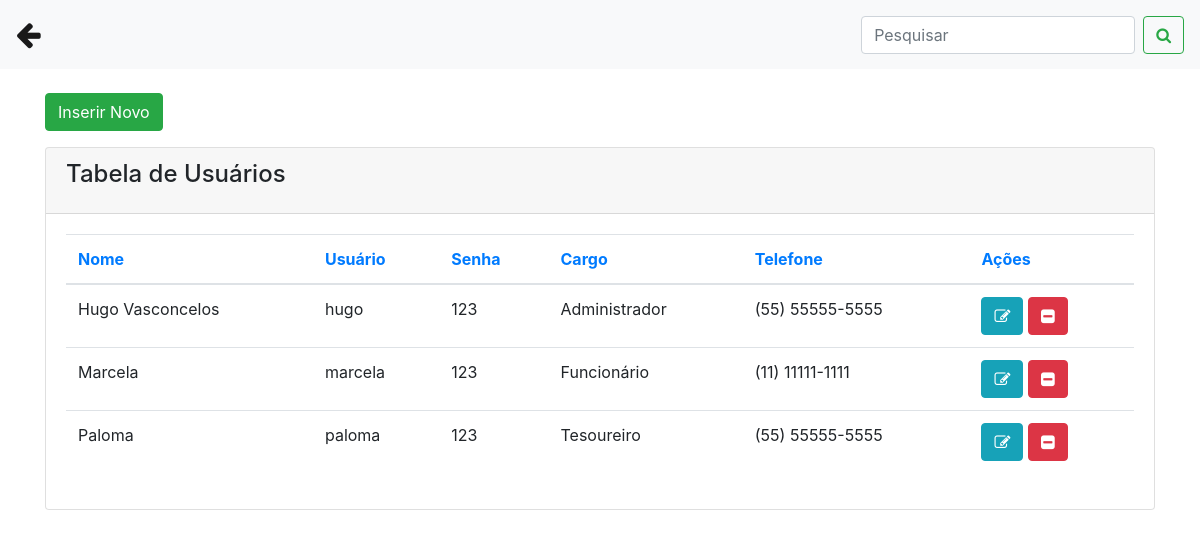
The app's page /usuarios.php with its own data.
### tables this page shows
CREATE TABLE `usuarios` (
  `id` int(11) NOT NULL,
  `nome` varchar(25) NOT NULL,
  `usuario` varchar(20) NOT NULL,
  `senha` varchar(20) NOT NULL,
  `cargo` varchar(25) NOT NULL,
  `id_funcionario` int(11) NOT NULL
);

CREATE TABLE `funcionarios` (
  `id` int(11) NOT NULL,
  `nome` varchar(25) NOT NULL,
  `cpf` varchar(18) NOT NULL,
  `telefone` varchar(15) NOT NULL,
  `endereco` varchar(35) NOT NULL,
  `cargo` varchar(20) NOT NULL,
  `data` date NOT NULL
);

### usuarios.php (the view, shortened to what this page needs)
<?php
include('conexao.php');
?>
<!DOCTYPE html>
<html>
<head>
 <link rel="stylesheet" href="https://stackpath.bootstrapcdn.com/bootstrap/4.1.3/css/bootstrap.min.css">
<link rel="stylesheet" href="https://cdnjs.cloudflare.com/ajax/libs/font-awesome/4.7.0/css/font-awesome.min.css">
</head>
<body>
  <nav class="navbar navbar-expand-lg navbar-light bg-light">
  <a class="navbar-brand" href="painel_admin.php"><big><big><i class="fa fa-arrow-left"></i></big></big></a>
  <div class="collapse navbar-collapse" id="conteudoNavbarSuportado">
    <form class="form-inline my-2 my-lg-0">
      <input name="txtpesquisar" class="form-control mr-sm-2" type="search" placeholder="Pesquisar" aria-label="Pesquisar">
      <button name="buttonPesquisar" class="btn btn-outline-success my-2 my-sm-0" type="submit"><i class="fa fa-search"></i></button>
    </form>
  </div>
</nav>
<div class="container">
      <br>
         <div class="row">
           <div class="col-sm-12">
            <button type="button" class="btn btn-success mb-3" data-toggle="modal" data-target="#modalExemplo">Inserir Novo </button>
           </div>
        </div>
          <div class="content">
            <div class="row">
              <div class="col-md-12">
                <div class="card">
                  <div class="card-header">
                    <h4 class="card-title"> Tabela de Usuários</h4>
                  </div>
                  <div class="card-body">
                    <div class="table-responsive">
                      <?php
                        if(isset($_GET['buttonPesquisar']) and $_GET['txtpesquisar'] != ''){
                          $nome = $_GET['txtpesquisar'] . '%';
                           $query = "select u.id, u.nome, u.usuario, u.senha, u.cargo, u.id_funcionario, f.telefone from usuarios as u INNER JOIN funcionarios as f ON u.id_funcionario = f.id where u.nome LIKE '$nome'  order by u.nome asc";
                        }else{
                         $query = "select u.id, u.nome, u.usuario, u.senha, u.cargo, u.id_funcionario, f.telefone from usuarios as u INNER JOIN funcionarios as f ON u.id_funcionario = f.id order by u.nome asc";
                        }
                        $result = mysqli_query($conexao, $query);
                        $row = mysqli_num_rows($result);
                        if($row == ''){
                            echo "<h3> Não existem dados cadastrados no banco </h3>";
                        }else{
                           ?>
                      <table class="table">
                        <thead class=" text-primary">
                          <th>
                            Nome
                          </th>
                          <th>
                            Usuário
                          </th>
                          <th>
                            Senha
                          </th>
                           <th>
                            Cargo
                          </th>
                            <th>
                            Telefone
                          </th>
                            <th>
                            Ações
                          </th>
                        </thead>
                        <tbody>
                         <?php
                          while($res_1 = mysqli_fetch_array($result)){
                            $nome = $res_1["nome"];
                            $telefone = $res_1["telefone"];
                            $senha = $res_1["senha"];
                            $usuario = $res_1["usuario"];
                            $cargo = $res_1["cargo"];
                            $id = $res_1["id"];
                            ?>
                            <tr>
                             <td><?php echo $nome; ?></td>
                             <td><?php echo $usuario; ?></td>
                             <td><?php echo $senha; ?></td>
                             <td><?php echo $cargo; ?></td>
                             <td><?php echo $telefone; ?></td>
                             <td>
                             <a class="btn btn-info" href="usuarios.php?func=edita&id=<?php echo $id; ?>"><i class="fa fa-pencil-square-o"></i></a>
                             <a class="btn btn-danger" href="usuarios.php?func=deleta&id=<?php echo $id; ?>"><i class="fa fa-minus-square"></i></a>
                             </td>
                            </tr>
                            <?php
                              }
                            ?>
                        </tbody>
                      </table>
                          <?php
                              }
                            ?>
                    </div>
                  </div>
                </div>
              </div>
</div>
</body>
</html>

### records on screen
usuarios: nome "Hugo Vasconcelos", usuario "hugo", senha "123", cargo "Administrador", id_funcionario.telefone "(55) 55555-5555"
usuarios: nome "Marcela", usuario "marcela", senha "123", cargo "Funcionário", id_funcionario.telefone "(11) 11111-1111"
usuarios: nome "Paloma", usuario "paloma", senha "123", cargo "Tesoureiro", id_funcionario.telefone "(55) 55555-5555"
